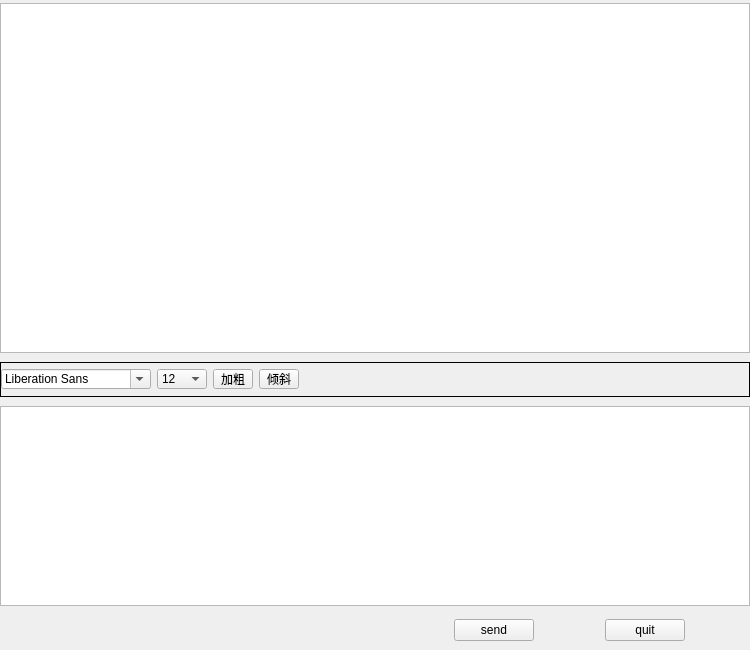
<?xml version="1.0" encoding="UTF-8"?>
<ui version="4.0">
 <class>Widget</class>
 <widget class="QWidget" name="Widget">
  <property name="geometry">
   <rect>
    <x>0</x>
    <y>0</y>
    <width>750</width>
    <height>650</height>
   </rect>
  </property>
  <property name="minimumSize">
   <size>
    <width>750</width>
    <height>650</height>
   </size>
  </property>
  <property name="maximumSize">
   <size>
    <width>750</width>
    <height>650</height>
   </size>
  </property>
  <property name="windowTitle">
   <string>私聊</string>
  </property>
  <layout class="QVBoxLayout" name="verticalLayout_3">
   <property name="leftMargin">
    <number>0</number>
   </property>
   <property name="topMargin">
    <number>0</number>
   </property>
   <property name="rightMargin">
    <number>0</number>
   </property>
   <property name="bottomMargin">
    <number>0</number>
   </property>
   <item>
    <widget class="QWidget" name="widget" native="true">
     <property name="minimumSize">
      <size>
       <width>750</width>
       <height>350</height>
      </size>
     </property>
     <property name="maximumSize">
      <size>
       <width>750</width>
       <height>350</height>
      </size>
     </property>
     <layout class="QVBoxLayout" name="verticalLayout">
      <property name="leftMargin">
       <number>0</number>
      </property>
      <property name="topMargin">
       <number>0</number>
      </property>
      <property name="rightMargin">
       <number>0</number>
      </property>
      <property name="bottomMargin">
       <number>0</number>
      </property>
      <item>
       <widget class="QTextBrowser" name="msgBrowser"/>
      </item>
     </layout>
    </widget>
   </item>
   <item>
    <widget class="QFrame" name="frame_2">
     <property name="minimumSize">
      <size>
       <width>750</width>
       <height>35</height>
      </size>
     </property>
     <property name="maximumSize">
      <size>
       <width>750</width>
       <height>35</height>
      </size>
     </property>
     <property name="frameShape">
      <enum>QFrame::Box</enum>
     </property>
     <layout class="QHBoxLayout" name="horizontalLayout">
      <property name="leftMargin">
       <number>0</number>
      </property>
      <property name="topMargin">
       <number>0</number>
      </property>
      <property name="rightMargin">
       <number>0</number>
      </property>
      <property name="bottomMargin">
       <number>0</number>
      </property>
      <item>
       <widget class="QFontComboBox" name="fontComboBox">
        <property name="minimumSize">
         <size>
          <width>150</width>
          <height>20</height>
         </size>
        </property>
        <property name="maximumSize">
         <size>
          <width>150</width>
          <height>20</height>
         </size>
        </property>
       </widget>
      </item>
      <item>
       <widget class="QComboBox" name="fontsSizeComboBox">
        <property name="minimumSize">
         <size>
          <width>50</width>
          <height>20</height>
         </size>
        </property>
        <property name="maximumSize">
         <size>
          <width>50</width>
          <height>20</height>
         </size>
        </property>
        <property name="currentIndex">
         <number>4</number>
        </property>
        <item>
         <property name="text">
          <string>8</string>
         </property>
        </item>
        <item>
         <property name="text">
          <string>9</string>
         </property>
        </item>
        <item>
         <property name="text">
          <string>10</string>
         </property>
        </item>
        <item>
         <property name="text">
          <string>11</string>
         </property>
        </item>
        <item>
         <property name="text">
          <string>12</string>
         </property>
        </item>
        <item>
         <property name="text">
          <string>13</string>
         </property>
        </item>
        <item>
         <property name="text">
          <string>14</string>
         </property>
        </item>
        <item>
         <property name="text">
          <string>15</string>
         </property>
        </item>
        <item>
         <property name="text">
          <string>16</string>
         </property>
        </item>
        <item>
         <property name="text">
          <string>17</string>
         </property>
        </item>
        <item>
         <property name="text">
          <string>18</string>
         </property>
        </item>
        <item>
         <property name="text">
          <string>19</string>
         </property>
        </item>
       </widget>
      </item>
      <item>
       <widget class="QToolButton" name="blodButtion">
        <property name="minimumSize">
         <size>
          <width>40</width>
          <height>20</height>
         </size>
        </property>
        <property name="maximumSize">
         <size>
          <width>40</width>
          <height>20</height>
         </size>
        </property>
        <property name="toolTip">
         <string>加粗</string>
        </property>
        <property name="text">
         <string>加粗</string>
        </property>
        <property name="checkable">
         <bool>true</bool>
        </property>
       </widget>
      </item>
      <item>
       <widget class="QToolButton" name="italicButton">
        <property name="minimumSize">
         <size>
          <width>40</width>
          <height>20</height>
         </size>
        </property>
        <property name="maximumSize">
         <size>
          <width>40</width>
          <height>20</height>
         </size>
        </property>
        <property name="toolTip">
         <string>斜体</string>
        </property>
        <property name="text">
         <string>倾斜</string>
        </property>
        <property name="checkable">
         <bool>true</bool>
        </property>
       </widget>
      </item>
      <item>
       <spacer name="horizontalSpacer_11">
        <property name="orientation">
         <enum>Qt::Horizontal</enum>
        </property>
        <property name="sizeHint" stdset="0">
         <size>
          <width>40</width>
          <height>20</height>
         </size>
        </property>
       </spacer>
      </item>
     </layout>
    </widget>
   </item>
   <item>
    <widget class="QWidget" name="widget_2" native="true">
     <property name="minimumSize">
      <size>
       <width>750</width>
       <height>200</height>
      </size>
     </property>
     <property name="maximumSize">
      <size>
       <width>750</width>
       <height>200</height>
      </size>
     </property>
     <layout class="QVBoxLayout" name="verticalLayout_2">
      <property name="leftMargin">
       <number>0</number>
      </property>
      <property name="topMargin">
       <number>0</number>
      </property>
      <property name="rightMargin">
       <number>0</number>
      </property>
      <property name="bottomMargin">
       <number>0</number>
      </property>
      <item>
       <widget class="QTextEdit" name="msgEdit">
        <property name="maximumSize">
         <size>
          <width>16777215</width>
          <height>200</height>
         </size>
        </property>
       </widget>
      </item>
     </layout>
    </widget>
   </item>
   <item>
    <widget class="QWidget" name="widget_3" native="true">
     <property name="minimumSize">
      <size>
       <width>750</width>
       <height>30</height>
      </size>
     </property>
     <property name="maximumSize">
      <size>
       <width>750</width>
       <height>30</height>
      </size>
     </property>
     <layout class="QHBoxLayout" name="horizontalLayout_2">
      <property name="leftMargin">
       <number>0</number>
      </property>
      <property name="topMargin">
       <number>0</number>
      </property>
      <property name="rightMargin">
       <number>0</number>
      </property>
      <property name="bottomMargin">
       <number>0</number>
      </property>
      <item>
       <spacer name="horizontalSpacer">
        <property name="orientation">
         <enum>Qt::Horizontal</enum>
        </property>
        <property name="sizeHint" stdset="0">
         <size>
          <width>40</width>
          <height>20</height>
         </size>
        </property>
       </spacer>
      </item>
      <item>
       <spacer name="horizontalSpacer_4">
        <property name="orientation">
         <enum>Qt::Horizontal</enum>
        </property>
        <property name="sizeHint" stdset="0">
         <size>
          <width>40</width>
          <height>20</height>
         </size>
        </property>
       </spacer>
      </item>
      <item>
       <spacer name="horizontalSpacer_5">
        <property name="orientation">
         <enum>Qt::Horizontal</enum>
        </property>
        <property name="sizeHint" stdset="0">
         <size>
          <width>40</width>
          <height>20</height>
         </size>
        </property>
       </spacer>
      </item>
      <item>
       <spacer name="horizontalSpacer_6">
        <property name="orientation">
         <enum>Qt::Horizontal</enum>
        </property>
        <property name="sizeHint" stdset="0">
         <size>
          <width>40</width>
          <height>20</height>
         </size>
        </property>
       </spacer>
      </item>
      <item>
       <spacer name="horizontalSpacer_7">
        <property name="orientation">
         <enum>Qt::Horizontal</enum>
        </property>
        <property name="sizeHint" stdset="0">
         <size>
          <width>40</width>
          <height>20</height>
         </size>
        </property>
       </spacer>
      </item>
      <item>
       <spacer name="horizontalSpacer_8">
        <property name="orientation">
         <enum>Qt::Horizontal</enum>
        </property>
        <property name="sizeHint" stdset="0">
         <size>
          <width>40</width>
          <height>20</height>
         </size>
        </property>
       </spacer>
      </item>
      <item>
       <spacer name="horizontalSpacer_9">
        <property name="orientation">
         <enum>Qt::Horizontal</enum>
        </property>
        <property name="sizeHint" stdset="0">
         <size>
          <width>40</width>
          <height>20</height>
         </size>
        </property>
       </spacer>
      </item>
      <item>
       <widget class="QPushButton" name="sendButton">
        <property name="text">
         <string>send</string>
        </property>
       </widget>
      </item>
      <item>
       <spacer name="horizontalSpacer_3">
        <property name="orientation">
         <enum>Qt::Horizontal</enum>
        </property>
        <property name="sizeHint" stdset="0">
         <size>
          <width>40</width>
          <height>20</height>
         </size>
        </property>
       </spacer>
      </item>
      <item>
       <widget class="QPushButton" name="quitButton">
        <property name="text">
         <string>quit</string>
        </property>
       </widget>
      </item>
      <item>
       <spacer name="horizontalSpacer_2">
        <property name="orientation">
         <enum>Qt::Horizontal</enum>
        </property>
        <property name="sizeHint" stdset="0">
         <size>
          <width>40</width>
          <height>20</height>
         </size>
        </property>
       </spacer>
      </item>
     </layout>
    </widget>
   </item>
  </layout>
 </widget>
 <resources/>
 <connections/>
</ui>
